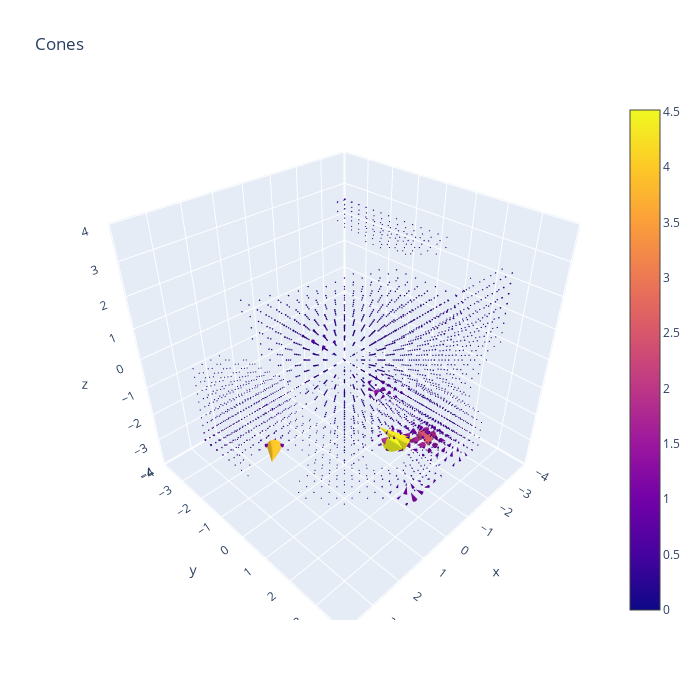

Notebook source saved alongside this figure:
### Markdown cell above
# Visualize in/out field from model

### Code cell
def plot_vfield(mat, cutoff_low = 95, cutoff_high = 99.999, min_max = True, scale = 10):
        x = mat #dataset_test.data[0] 
        x = x.reshape(21, 21, 21, 3)
        u_1, v_1, w_1 = split_and_filter(x, min_max = min_max, cutoff_low = cutoff_low, cutoff_high = cutoff_high)  
        a, b, c = np.meshgrid(
                np.arange(-3, 3.3, 0.3),
                np.arange(-3, 3.3, 0.3),
                np.arange(-3, 3.3, 0.3)
                )

        #max value of each dimension
        max_u = np.max(u_1)
        max_v = np.max(v_1)
        max_w = np.max(w_1)
        print(max_u, max_v, max_w)
        
        cones = go.Cone(
                x=a.flatten(), 
                y=b.flatten(), 
                z=c.flatten(), 
                u=u_1 ,
                v=v_1 , 
                w=w_1 ,
                sizeref=scale,)
                #opacity=0.0) 
                
        layout = go.Layout(
                title='Cones',
                width=700,
                height=700,
                        #sizeref=0.5,
                        #anchor='tail'
                )

        fig = go.Figure(data=cones,layout=layout)
        iplot(fig)


plot_vfield(
        dataset.data[0], 
        cutoff_low = 70, 
        cutoff_high=99.999, 
        min_max = False,
        scale = 2)
#fig.show()
#fig.write_html("cones_.html")

### Figure 1 — Plotly figure (JSON) as saved in the notebook; plotly's stock layout.template omitted (floating-point values rounded to 4 significant figures; data arrays with more than 128 entries replaced by an {"elided": "..."} marker saying what was removed)
{"data": [{"sizeref": 2, "type": "cone", "u": {"elided": "9261 float values"}, "v": {"elided": "9261 float values"}, "w": {"elided": "9261 float values"}, "x": {"elided": "9261 float values"}, "y": {"elided": "9261 float values"}, "z": {"elided": "9261 float values"}}], "layout": {"height": 700, "title": {"text": "Cones"}, "width": 700}}
